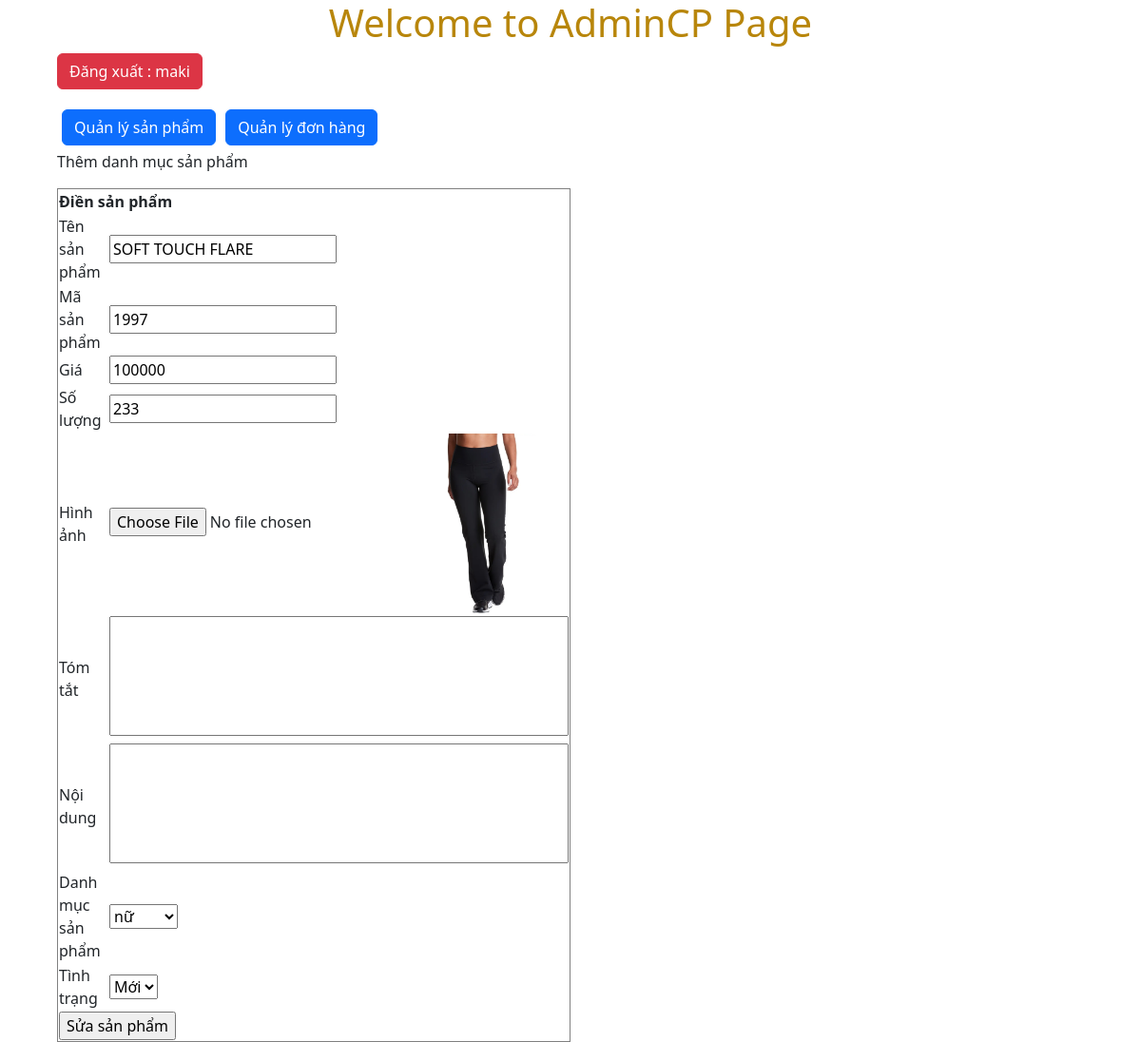
The page /admincp/index.php?action=quanlysanpham&query=sua&idsanpham=103 (signed in) on the database its author committed.
### tables this page shows
CREATE TABLE `tbl_sanpham` (
  `id_sanpham` int(11) NOT NULL,
  `tensanpham` varchar(500) NOT NULL,
  `masanpham` varchar(100) NOT NULL,
  `giasanpham` float NOT NULL,
  `soluong` int(11) NOT NULL,
  `hinhanh` varchar(300) NOT NULL,
  `tomtat` tinytext NOT NULL,
  `noidung` text NOT NULL,
  `id_danhmuc` int(11) NOT NULL,
  `trangthai` int(11) NOT NULL
);

### admincp/modules/quanlysp/sua.php (the view, shortened to what this page needs)
<?php
    $sql_sua_sp="SELECT * FROM tbl_sanpham WHERE id_sanpham='$_GET[idsanpham]' LIMIT 1";
    $result_sua_sp= mysqli_query($connect,$sql_sua_sp);
?>
 <p>Thêm danh mục sản phẩm</p>
 <table border="1" width="50%" style="border-collapse: collapse;">
    <form method="POST" action="modules/quanlysp/xuly.php?idsanpham=<?php echo $_GET['idsanpham']?>" enctype="multipart/form-data">
 <?php
    while($row =mysqli_fetch_array($result_sua_sp)){
?>
    <tr>
        <th colspan="2">Điền sản phẩm</th>
    </tr>
    <tr>
        <td>Tên sản phẩm</td>
        <td><input type="text"  value="<?php echo $row['tensanpham']?>" name="tensanpham" ></td>
    </tr>
    <tr>
        <td>Mã sản phẩm</td>
        <td><input type="text" name="masp" value="<?php echo $row['masanpham']?>" ></td>
    </tr>
    <tr>
        <td>Giá</td>
        <td><input type="number" name="giasp" value="<?php echo $row['giasanpham']?>"></td>
    </tr>
    <tr>
        <td>Số lượng</td>
        <td><input type="text" name="soluong" value="<?php echo $row['soluong']?>"></td>
    </tr>
    <tr>
        <td>Hình ảnh</td>
        <td><input type="file" name="hinhanh" >
        <img src="modules/quanlysp/uploads/<?php echo $row['hinhanh'] ?> " width="150px" >
    </td>
    </tr>
    <tr>
        <td>Tóm tắt</td>
        <td> <textarea name="tomtat"  rows="5" cols="50" style="resize: none;"><?php echo $row['tomtat']?></textarea> </td>
    </tr>
    <tr>
        <td>Nội dung</td>
        <td> <textarea name="noidung" rows="5"  cols="50" style="resize: none;"><?php echo $row['noidung']?></textarea> </td>
    </tr>
    <tr>
        <td>Danh mục sản phẩm</td>
        <td>
          <select name="danhmuc">
                <?php
                    $sql_danhmuc="SELECT * FROM tbl_danhmuc ORDER BY id_danhmuc DESC";
                    $query_danhmuc=mysqli_query($connect,$sql_danhmuc);
                    while($row_danhmuc=mysqli_fetch_array($query_danhmuc)){
                        if($row_danhmuc['id_danhmuc']==$row['id_danhmuc']){
                ?>
                <option value="<?php echo $row_danhmuc['id_danhmuc']?>" selected><?php echo $row_danhmuc['tendanhmuc']?></option>
                <?php
                        }else{
                ?>
                <option value="<?php echo $row_danhmuc['id_danhmuc']?>"><?php echo $row_danhmuc['tendanhmuc']?></option>
                <?php
                        }
                    }
                ?>
          </select>
        </td>
    </tr>
    <tr>
        <td>Tình trạng </td>
        <td>
          <select name="hienthi">
              <?php
                if($row['trangthai']==1){
              ?>
                <option value="1" selected>Mới</option>
                <?php
                }else{
                ?>
                <option value="1" >Mới</option>
                <option value="0" selected>Cũ</option>
                <?php
                }
                ?>
          </select>
        </td>
    </tr>
    <tr>
        <td colspan="2"><input type="submit" value="Sửa sản phẩm" name="suasanpham"></td>
    </tr>
</form>
<?php
}
?>
 </table>

### rows shown on the page
tbl_sanpham: tensanpham "SOFT TOUCH FLARE", masp "1997", giasp "100000", soluong "233", hinhanh (picture), hienthi "Mới"

### other values the page prints
$_SESSION['dangnhap'] "maki"
form field danhmuc "nữ"
